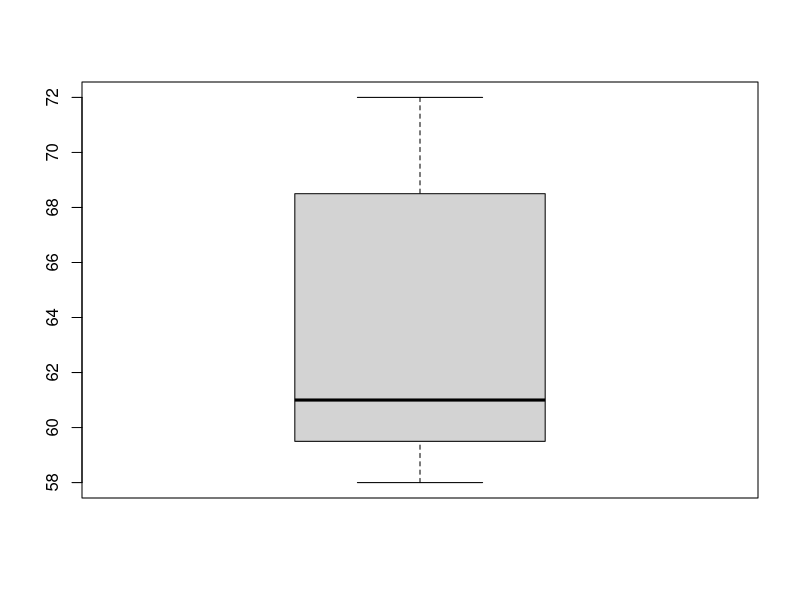
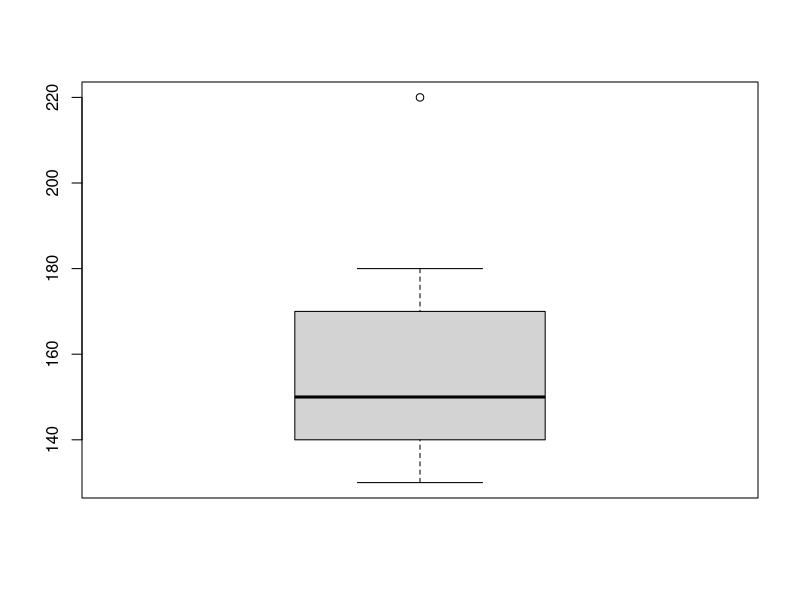
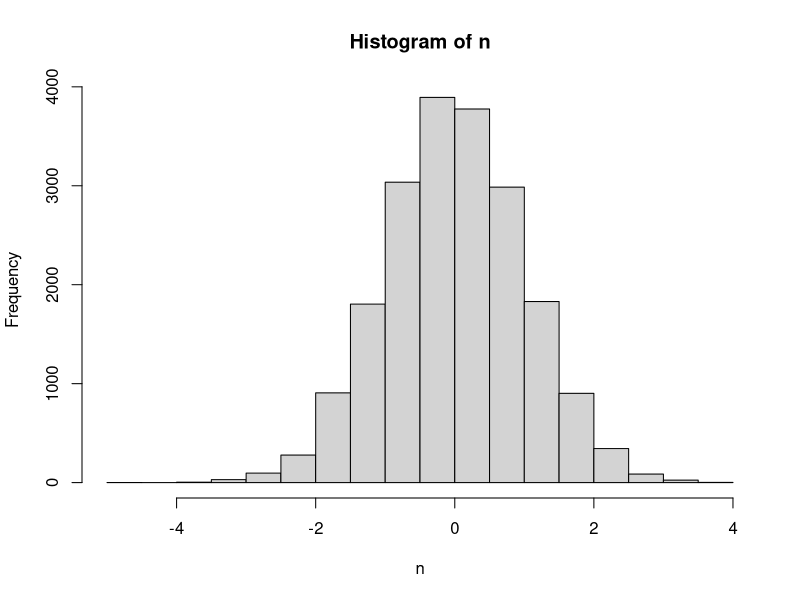
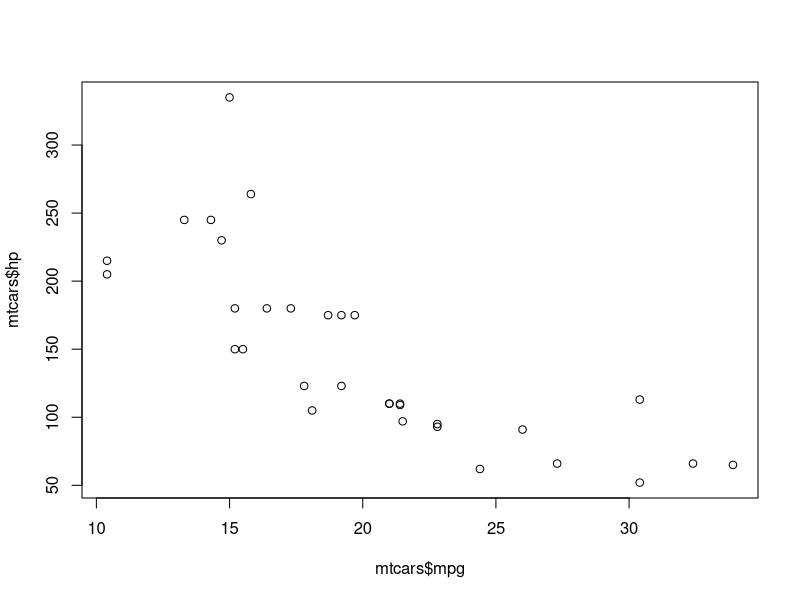
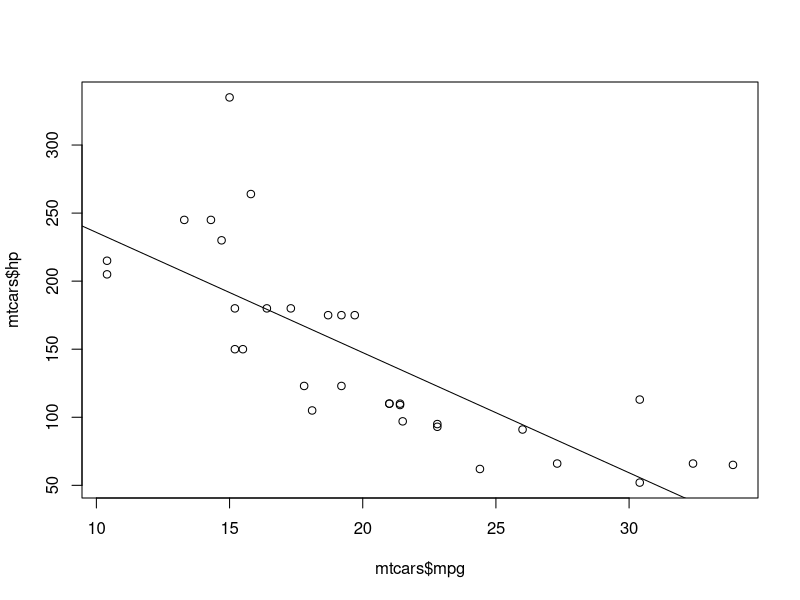

Generate these figures, in order, with R:
install.packages("tibble")
library(tibble)
cars<-as.tibble(mtcars)
head(cars)
head(mtcars)

height<-c(59,60,61,58,67,72,70)
weight<-c(150,140,180,220,160,140,130)

HW <- data.frame(height,weight)
HW

mean(height)
mean(weight)


median(height)
median(weight)


sd(height)
sd(weight)

summary(HW)

boxplot(height)
boxplot(weight)

n <- rnorm(20000,0,1)
mean(n)
hist(n)


view(mtcars)
plot(mtcars$mpg, mtcars$hp)
summary(mtcars)

model1 <- lm(formula=hp ~ mpg, data=mtcars)
summary(model1)


plot(mtcars$mpg, mtcars$hp)
abline(model1)
